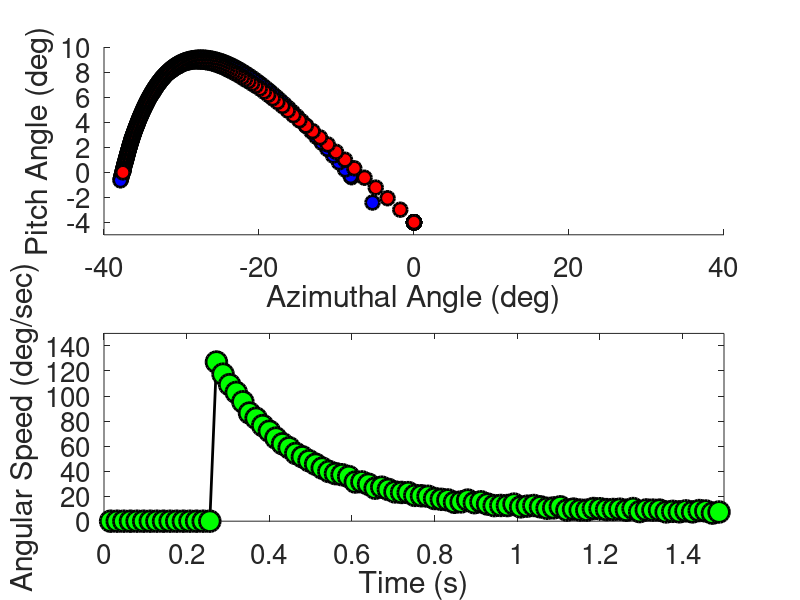
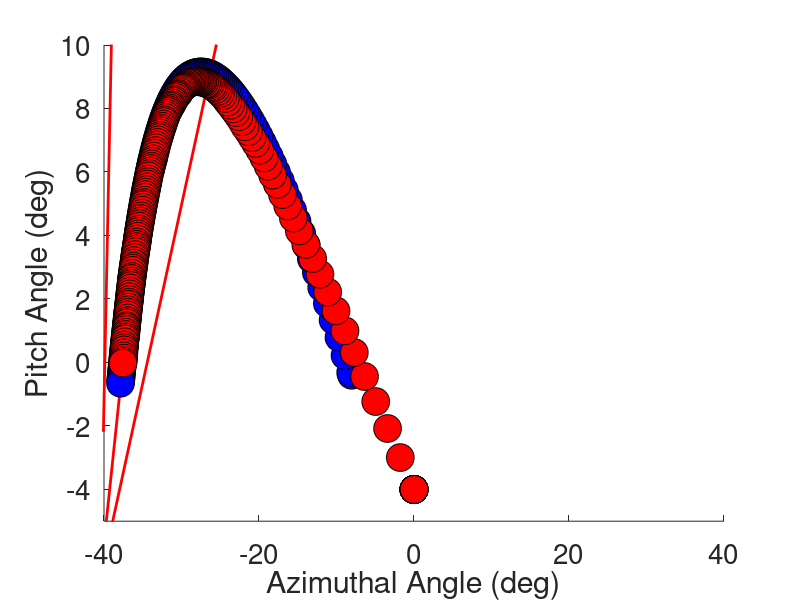

These figures' MATLAB source, in order:
clear, clc

load('targetTrajec.mat');

FR = 0.016; %frame rate, of target 
si = randi(10);

azT = squeeze(targTrajec(si, 1, :)); azT = azT(~isnan(azT));
elT = squeeze(targTrajec(si, 2, :)); elT = elT(~isnan(elT));

trltime = length(azT);

azW = nan(1,trltime);
elW = nan(1,trltime);
spd = nan(1,trltime);

%% parameters to calibrate
RT = round(randi([200,400])/1000/FR); % reaction time divide by FR to get indexes delay
spdfactor = 0.1; % increment with each iteration
smoothspd = 0; % amount to which previous spd influences 
noiselevel = 0.01;


%% online plotting
figure(2), clf, hold on
hq = quiver(0,0,1,1); set(hq, 'Color', [1 0 0], 'LineWidth', 2, 'autoScaleFactor', 1, 'MaxHeadSize',3)
xlabel('Azimuthal Angle (deg)', 'FontSize', 20)
ylabel('Pitch Angle (deg)', 'FontSize', 20)
axis([-40 40 -5 10])
set(gca,'FontSize', 20)
drawnow

%% iterations through trial
azW(1) = 0; elW(1) = -4;
dxpre = 0; dypre = 0;

for t = 2:trltime
    
    if t < RT
        dx = 0; dy = 0;
        dxp = 0; dyp = 0;
        amp = 0;
    else
        
        dxc = azT(t) - azW(t-1);
        dyc = elT(t) - elW(t-1);
        amp = sqrt(dx.^2 + dy.^2);
        
        % direction of intended movement
        [theta, rho] = cart2pol(dxc, dyc);
        [dxp, dyp] = pol2cart(theta, rho*spdfactor);
        
        dx = dxp - sign(dxp)*smoothspd*dxpre + normrnd(0,noiselevel);
        dy = dyp - sign(dyp)*smoothspd*dypre + normrnd(0,noiselevel);
        
    end % RT
    
    azW(t) = azW(t-1) + dx;
    elW(t) = elW(t-1) + dy;
    spd(t) = sqrt((dx/FR).^2 + (dy/FR).^2);
    
    plot(azT(t), elT(t), 'o','MarkerSize', 20, 'MarkerFaceColor', 'b', 'MarkerEdgeColor', 'k')
    plot(azW(t), elW(t), 'o','MarkerSize', 20, 'MarkerFaceColor', 'r', 'MarkerEdgeColor', 'k')
    set(hq, 'XData', azW(t-1), 'YData', elW(t-1), 'UData', dx*100, 'VData', dy*100)
    drawnow
    
    dxpre = dxp;
    dypre = dyp;
end % trial (t)

%%
figure(1), clf, 

subplot(2,1,1), hold on
plot(azT, elT, 'ok','MarkerSize', 10, 'MarkerFaceColor', 'b', 'MarkerEdgeColor', 'k', 'LineWidth',2)
plot(azW, elW, 'ok','MarkerSize', 10, 'MarkerFaceColor', 'r', 'MarkerEdgeColor', 'k', 'LineWidth',2)
xlabel('Azimuthal Angle (deg)', 'FontSize', 20)
ylabel('Pitch Angle (deg)', 'FontSize', 20)
axis([-40 40 -5 10])
set(gca,'FontSize', 20)

subplot(2,1,2)
plot((0:trltime-1).*FR, spd, 'o-k', 'LineWidth', 2, 'MarkerSize', 15, 'MarkerFaceColor', 'g' )
xlim([0 1.5])
ylim([0 150])
ylabel('Angular Speed (deg/sec)')
xlabel('Time (s)')
set(gca, 'FontSize', 20)
